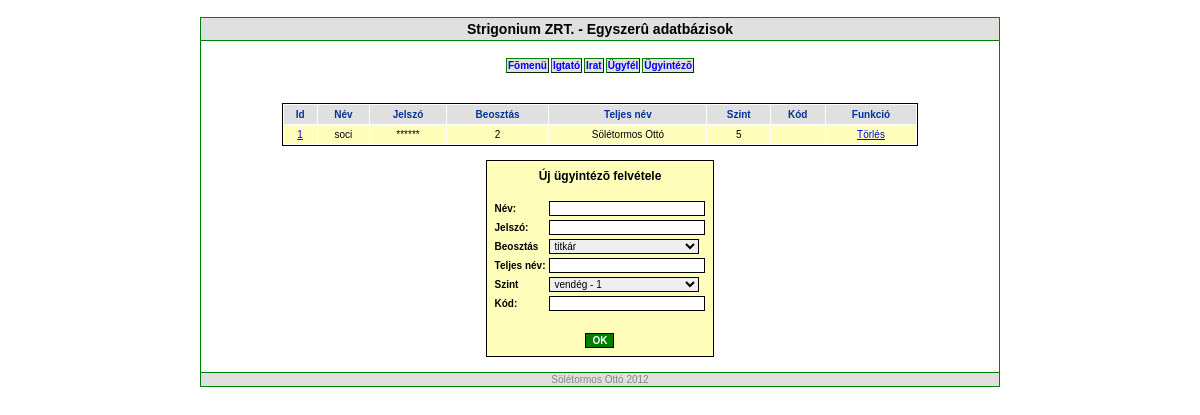
/simpledb/admin.php (signed in), run on the app's committed database.
### tables this page shows
CREATE TABLE ugyintezo (
  id INTEGER UNSIGNED NOT NULL AUTO_INCREMENT,
  nev VARCHAR(50) NOT NULL,
  jelszo VARCHAR(30) NOT NULL,
  beosztas VARCHAR(30) NOT NULL,
  teljes_nev VARCHAR(50) NOT NULL,
  szint INTEGER UNSIGNED NULL,
  kod INTEGER UNSIGNED NULL,
  PRIMARY KEY(id)
);

### includes/mysql.class.php (called while the page is built, shortened)
<?php
	class DB_Mysql
	{
		var $params = array();
		function DB_Mysql($_host, $_user, $_pass, $_db)
		{
			$this->ip = $_host;
			$this->db_user = $_user;
			$this->db_pass = $_pass;
			$this->db_db = $_db;
			$ka = mysql_connect($this->ip, $this->db_user, $this->db_pass);
			if (!$ka)
			{
				$this->params['connection'] = false;
				return false;
			}
			else
			{
				$this->db_ci = $ka;
				$this->params['connection'] = true;
				if (mysql_select_db($this->db_db, $this->db_ci))
				{
					$this->params['select_db'] = true;
					return true;
				}
				else
				{
					$this->params['select_db'] = false;
					return false;
				}
			}
		}
		function db_query($sql)
		{
			if (preg_match("/SELECT.+/", $sql))
			{
				$this->params['select'] = true;
			}
			else
			{
				$this->params['select'] = false;
			}
			$et = mysql_query($sql);
			if (!$et)
			{
				$this->params['error_msg'] = "Hiba a lek?rdez?sben!";
				return false;
			}
			else
			{
				if ($this->params['select'])
				{
					if (mysql_num_rows($et) == 0)
					{
						$this->params['query_msg'] = "Nincs adat!";
						return true;
					}
					else
					{
						$this->params['query_msg'] = "Sikeres lek?rdez?s!";
						return true;
					}
				}
			}
		}
	}
?>

### simpledb/admin.php (the view, shortened to what this page needs)
<?php
include ("../includes/functions.inc.php");
$wlevel=4;
$dlevel=4;
if (empty($_COOKIE['session_id'])){
	header("Location: ../prg/login.php");
}
else{
   $user_sql = "SELECT id, szint FROM ugyintezo WHERE nev='".$_COOKIE['user_name']."'";
   if ($connection1->db_query($user_sql)){
     $level = $connection1->params['data'][0]['szint'];
   }
  $q = new confirm;
  $q->target='_blank';
  $q->install_confirm();
  $megrendeles_sql = "SELECT * FROM ugyintezo";
  $connection1->db_query($megrendeles_sql);
  if ($connection1->params['num_rows'] > 0) $adatok = $connection1->params['data'];
  else $adatok = array();
  $header_cells = array("Id", "Név", "Jelszó", "Beosztás", "Teljes név", 'Szint', "Kód", "Funkció");
  $links = $simplelinks;
  $header_text = CEGNEV." - Egyszerû adatbázisok";
  html_start(PRGNEV, $header_text);
  ?>
  <br>
  <?php draw_menu($links);?>
  <br><br>
  <table align="center" border="0" cellspacing="1" cellpadding="4" width="80%" class="data_table">
    <tr>
      <?php foreach ($header_cells as $cell){ echo "<th class='cell2'>$cell</th>";}?>
    </tr>
  <?php
  if ($connection1->params['num_rows'] > 0){
    foreach ($adatok as $rekord){
      foreach ($rekord as $key => $value){
        if (empty($value)) {$rekord[$key] = "&nbsp;";}
      }
      echo "<tr>";
      echo "<td class='data_cell'><a href='".$_SERVER['PHP_SELF']."?id=".$rekord['id']."&action=edit'>".$rekord['id']."</a></td>";
      echo "<td class='data_cell'>".$rekord['nev']."</td>";
      echo "<td class='data_cell'>******</td>";
      echo "<td class='data_cell'>".$rekord['beosztas']."</td>";
      echo "<td class='data_cell'>".$rekord['teljes_nev']."</td>";
      echo "<td class='data_cell'>".$rekord['szint']."</td>";
      echo "<td class='data_cell'>".$rekord['kod']."</td>";
      if ($level>=$dlevel) {echo "<td class='data_cell'>";$q->confirm_url( "Törli a ".$rekord['id']." ID-jû rekordot?",'Törlés',$_SERVER['PHP_SELF']."?id=".$rekord['id']."&action=delete");echo "</a></td>";}
      else echo "<td class='data_cell'></td>";
      echo "</tr>";
    }
  }
  ?>
  </table>
  <br>
  <?php
  $form_fields = array( "Név:"         => "nev",
  					    "Jelszó:"  	   => "jelszo",
  					    "Beosztás"     => "beosztas",
  					    "Teljes név:"  => "teljes_nev",
  					    "Szint"  	   => "szint",
  		        		"Kód:"         => "kod");
  if (isset($display_values)){
     $field_values = array( "nev"		    => $nev,
     					    "jelszo"	    => $jelszo,
     					    "beosztas"	    => $beosztas,
     					    "teljes_nev"	=> $teljes_nev,
     					    "szint"		    => $szint,
                            "kod"		    => $kod);
  }
  else{
      $field_values = array();
  }
  if (isset($_GET['id'])){
     $hidden_fields = array("id" => $_GET['id']);
  }
  else{
      $hidden_fields = array();
  }
  if ($level>=$wlevel){
    if (isset($_GET['action']) && $_GET['action'] == "edit"){$headtext = "Ügyintézõ módosítása";}
      else {$headtext = "Új ügyintézõ felvétele";}
    draw_form($headtext, $_SERVER['PHP_SELF'], "POST", $form_fields, $hidden_fields, $field_values, array(""));
  }
  html_end();
}
?>

### includes/functions.inc.php (shortened to what this page needs)
<?php
	$style = "../style.css";
include("mysql.class.php");
include ("confirm.php");
$connection1 = new DB_Mysql("localhost", "dbusername", "dbpassword", "iktato");
function html_start($title = "Strtigonium", $header = "Strigonium", $forras = "")
{
  global $style;
?>
<!DOCTYPE html PUBLIC "-//W3C//DTD XHTML 1.0 Transitional//EN" "http://www.w3.org/TR/xhtml1/DTD/xhtml1-transitional.dtd">
<html>
  <head>
      <link rel="stylesheet" href="<?php echo $style; ?>" type="text/css">
  </head>
  <?php
    if ($forras == "")  echo "<body>";
    else  {
        switch ($forras) {
            case "item":
                echo "<body onload='Initcb(1)'>";
                break;
            case "get":
                echo "<body onload='Initcb(2)'>";
                break;
            case "put":
                echo "<body onload='Initcb(3)'>";
                break;
    }}?>
    <br>
      <table class="keret" align="center" cellspacing="0">
	<tr>
  	  <td class="header">
	    <div class="cimsor"><?php echo $header; ?></div>
	  </td>
	</tr>
	<tr>
  	  <td class="content">
<?php
}
function html_end()
{
  echo "<br></td></tr>";
  echo "<tr><td align='center' class='footer'>".FOOTER_MSG."</td></tr></table>";
  echo "</body>\n</html>";
}
function draw_menu($_links)
{
  echo "<table class='link_table' align='center'><tr>";
  foreach ($_links as $_link => $_url){
    echo "<td class='link_cell'><a class='nah' href='$_url'>$_link</a></td>";
  }
  echo "</tr></table>";
}
function draw_form($title = "", $action, $method = "POST", $form_fields = array(), $hidden_fields = array(),  $field_values = array(), $messages = array())
{
  ?>
  <form name="foform" action="<?php echo $action; ?>" method="<?php echo $method; ?>">
    <table class="form_table" align='center'>
    <?php
      echo "<tr><td colspan=2 class='form_title'>$title<br>&nbsp;</td></tr>";
      foreach ($form_fields as $label => $field_name){
        echo "<tr>\n";
	echo "<td class='cimke'>$label </td>\n";
	if ($field_name == "comment"){
          echo "<td><textarea name='$field_name' rows=10 cols=40 class='adat_mezo'>";
	  if (array_key_exists($field_name, $field_values)){echo $field_values[$field_name];}
	  echo "</textarea></td>\n";
	}
	elseif (preg_match("/pass/", $field_name) || $field_name=="jelszo"){
          echo "<td><input type='password' name='$field_name' class='adat_mezo'></td>\n";
	}
	elseif ($field_name == "beosztas"){
          echo "<td><select name='".$field_name."' class='adat_mezo'>";
	  echo "<option value='titkár'>titkár</option>";
	  echo "</select></td>";
	}
    elseif ($field_name == "szint"){
      echo "<td><select name='".$field_name."' class='adat_mezo'>";
      echo "<option value='1'>vendég - 1</option>";
      echo "</select></td>";
    }
    elseif ($field_name == "irany"){
      echo "<td><select name='".$field_name."' class='adat_mezo'>";
      echo "<option value='bejövõ'>bejövõ</option>";
      echo "<option value='kimenõ'>kimenõ</option>";
      echo "<option value='egyéb'>egyéb</option>";
      echo "</select></td>";
    }
 	elseif ($field_name == "allapot"){
          echo "<td><select name='".$field_name."' class='adat_mezo'>";
	  echo "<option value='0'>passzív</option>";
	  echo "<option value='1'>aktív</option>";
	  echo "</select></td>";
	}
	elseif ($field_name == "vegrehajtott"){
          echo "<td><select name='".$field_name."' class='adat_mezo'>";
	  echo "<option value='1'>Folyamatban</option>";
	  echo "<option value='2'>Lezárva</option>";
	  echo "</select></td>";
	}
    elseif ($field_name == "foszam"){
       echo "<td><input type='text' name='$field_name' class='adat_mezo' readonly='readonly' value='";
     if (array_key_exists($field_name, $field_values))
       { echo $field_values[$field_name];}
         echo "'></td>\n";
    }
    elseif ($field_name == "alszam"){
       echo "<td><input type='text' name='$field_name' class='adat_mezo' readonly='readonly' value='";
     if (array_key_exists($field_name, $field_values))
       { echo $field_values[$field_name];}
         echo "'></td>\n";
    }
       else{
	 echo "<td><input type='text' name='$field_name' class='adat_mezo' value='";
	 if (array_key_exists($field_name, $field_values))
	   { echo $field_values[$field_name];}
         echo "'></td>\n";
        }
	echo "</tr>\n";
      }
      ?>
      <tr>
	<td colspan=2>&nbsp;</td>
      </tr>
      <tr>
	<td colspan=2 align="center">
	<input type="submit" value="OK" class='gomb'>
        </td>
      </tr>
    </table>
  </form>
<?php
}
  ?>

### includes/confirm.php (shortened to what this page needs)
<?php
class confirm
{
  var $msg_title = 'Question';
  var $msg_icon   = 2;
  var $msg_default_button = 1;
  var $msg_buttons = 4;
  var $msg_modal = 0;
  var $BrowserCanDoVBScript = false;
  function install_confirm()
  {
  ?>
<?php
    $this->_installed = true;
  }
  function confirm_url( $question, $value, $url)
  {
    echo $this->sconfirm_url( $question, $value, $url);
  }
  function sconfirm_url( $question, $value, $url)
  {
     $c = $this->css_class();
     $t = $this->target_string();
    return "<a href=\"$url\"$t ".
    $this->onclick($question)."$c>$value</a> ";
  }
  function css_class()
  {
return( "class=style.css" );
  }
  function target_string()
  {
return( "target=_parent" );
  }
  function onclick( $question )
  {
    return 'onclick="return '.
    ( $this->BrowserCanDoVBScript ?
    "qconfirm('$this->msg_title','$question',$this->msg_icon,".
    "$this->msg_buttons,$this->msg_default_button,$this->msg_modal)\"" :
    "confirm('$question')\"" );
  }
}
?>

### style.css (style rules this page uses)
body { FONT-FAMILY: Verdana, Helvetica, sans-serif; FONT-SIZE: 12px; margin-top: 3px; margin-bottom: 3px; }
.cell2 { FONT-FAMILY: Verdana, Helvetica, sans-serif; COLOR: #003399; FONT-SIZE: 10px; background-color: #e0e0e0; }
a.nah { FONT-FAMILY: Verdana, Helvetica, sans-serif; COLOR: #0000FF; FONT-SIZE: 10px; TEXT-DECORATION: none; font-weight: bold; }
.adat_mezo { FONT-FAMILY: Verdana, Helvetica, sans-serif; FONT-SIZE: 10px; border: ridge 1px black; width: 150px; }
.gomb { FONT-FAMILY: Verdana, Helvetica, sans-serif; FONT-SIZE: 10px; color: white; font-weight: bold; background-color: green; border: ridge 1px black; }
.form_title { FONT-FAMILY: Verdana, Helvetica, sans-serif; COLOR: black; FONT-SIZE: 12px; font-weight: bold; text-align: center; }
.data_cell { FONT-FAMILY: Verdana, Helvetica, sans-serif; COLOR: #000000; FONT-SIZE: 10px; background-color: #FFFFBB; text-align: center; }
.data_table { border: solid 1px black; width: 80%; }
.form_table { border: solid 1px black; padding: 5px; background-color: #FFFFBB; }
.link_table { border: 0px solid Black; text-align: center; }
.link_cell { border: 1px outset Green; background-color: #e0e0e0; }
.cimke { FONT-FAMILY: Verdana, Helvetica, sans-serif; FONT-SIZE: 10px; color: black; font-weight: bold; }
.cimsor { FONT-FAMILY: Verdana, Helvetica, sans-serif; FONT-SIZE: 14px; color: black; font-weight: bold; text-align: center; }
.header { FONT-SIZE: 12px; FONT-FAMILY: Verdana, sans-serif; COLOR: black; font-weight: bold; TEXT-DECORATION: none; height: 20px; background-color: #e0e0e0; border-bottom: solid 1px green; }
.footer { FONT-SIZE: 10px; FONT-FAMILY: Verdana, sans-serif; COLOR: #858585; TEXT-DECORATION: none; height: 10px; background-color: #e0e0e0; border-top: solid 1px green; }
.keret { border: solid 1px green; width: 800px; height: 95%; vertical-align: middle; }
.content { vertical-align: top; }

### data on the page
ugyintezo: id "1", nev "soci", beosztas "2", teljes_nev "Sölétormos Ottó", szint "5"

### other printed values
$header "Strigonium ZRT. - Egyszerû adatbázisok"
$_link "Fõmenü"
$_link "Igtató"
$_link "Irat"
$_link "Ügyfél"
$_link "Ügyintézõ"
$cell "Id"
$cell "Név"
$cell "Jelszó"
$cell "Beosztás"
$cell "Teljes név"
$cell "Szint"
$cell "Kód"
$cell "Funkció"
$title "Új ügyintézõ felvétele"
